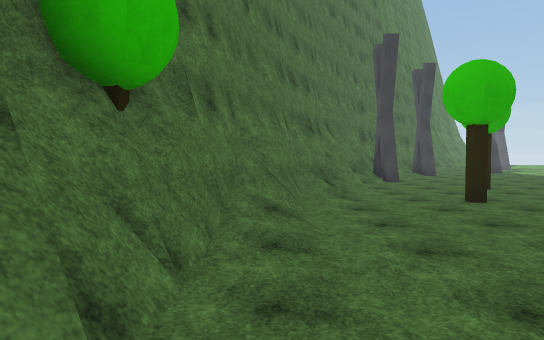
view 1 (above)

24 first-person views from a walk through a scene from a Unity 3-D project. The camera is 1.5 m above the floor, tilts 2° down and sees 70° across. The floor is counted in squares, 2 m on a side. Each view is taken from the middle of a square. On the plan, view 1 faces up. The plan holds only what a view shows up to about 12 squares ahead; the rest is blank. The place goes on beyond the plan. The player is left out. Some surface patterns are stand-ins.

view 2
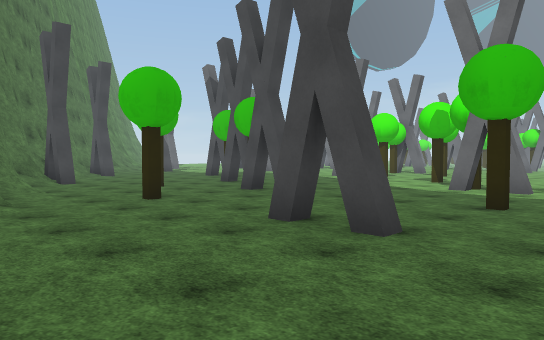

view 3
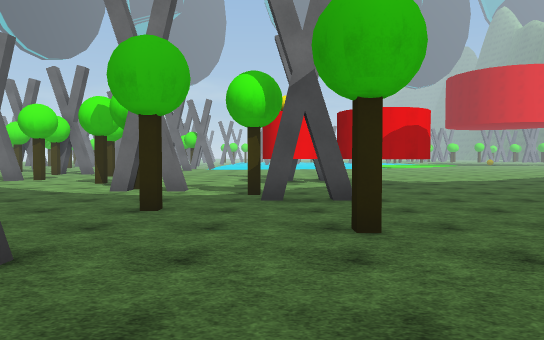

view 4
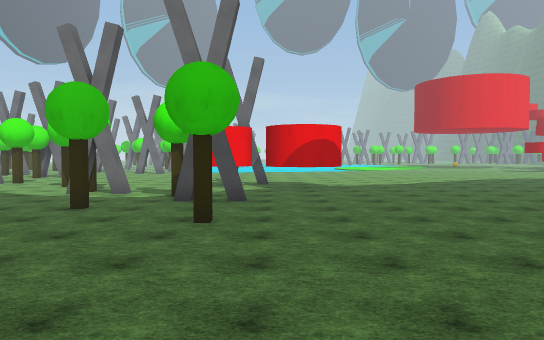

view 5
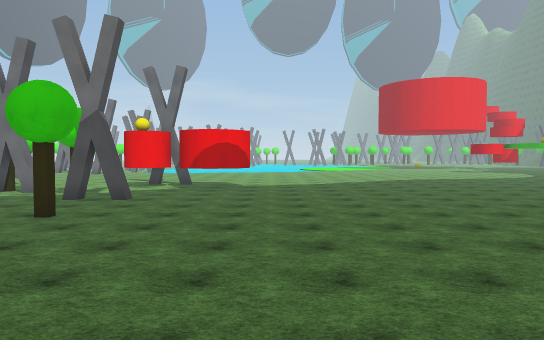

view 6
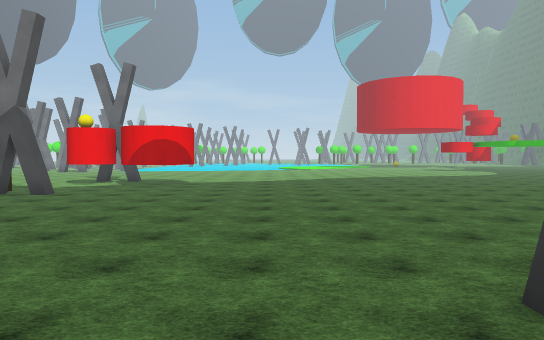

view 7
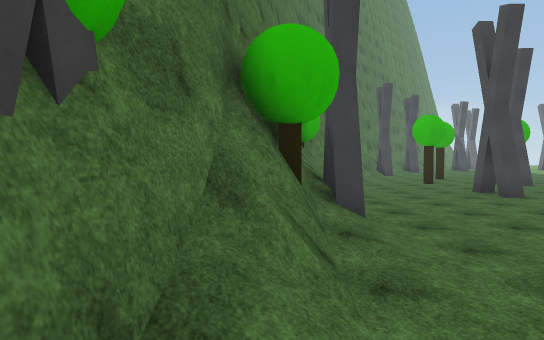

view 8
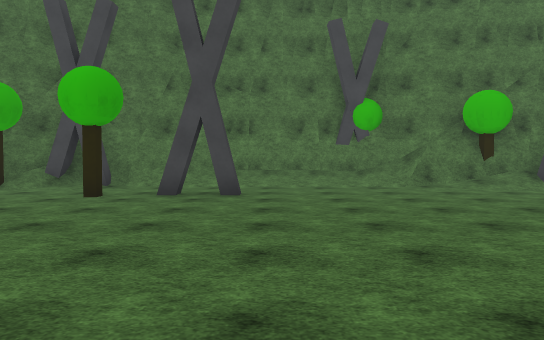

view 9
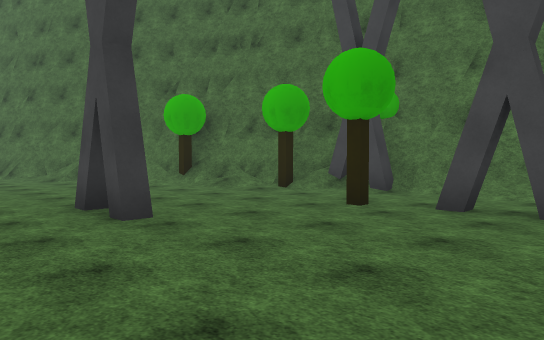

view 10
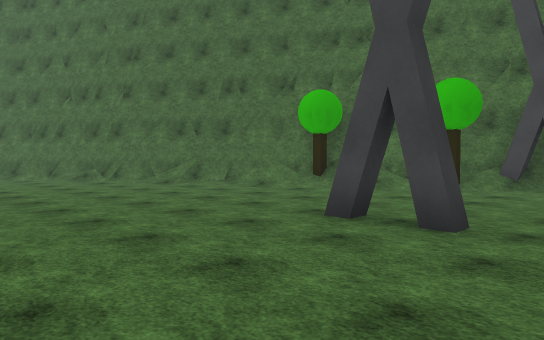

view 11
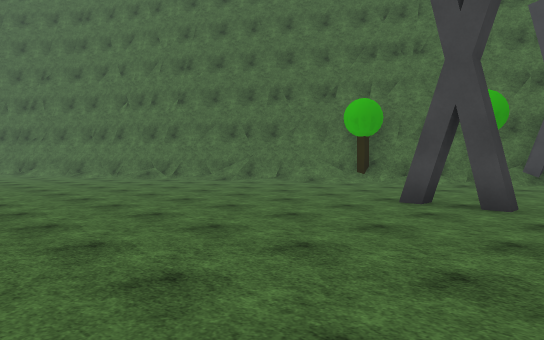

view 12
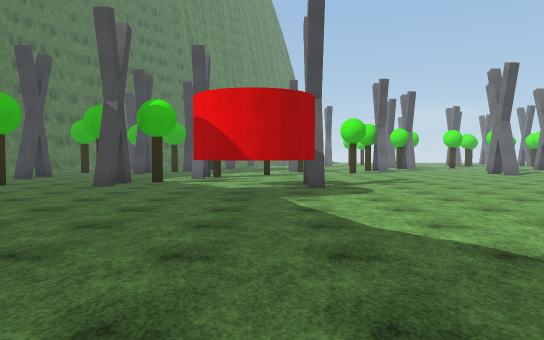

view 13
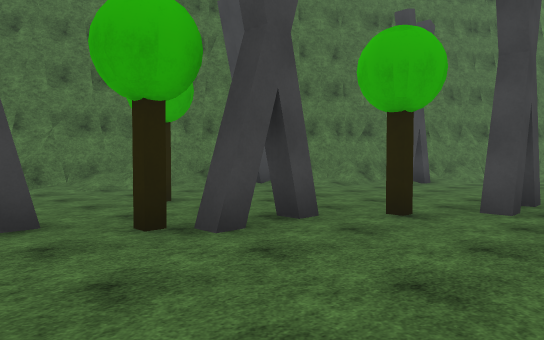

view 14
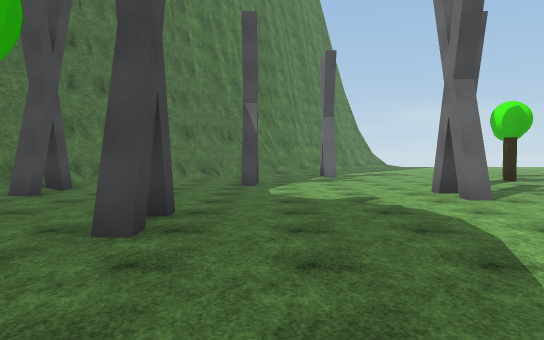

view 15
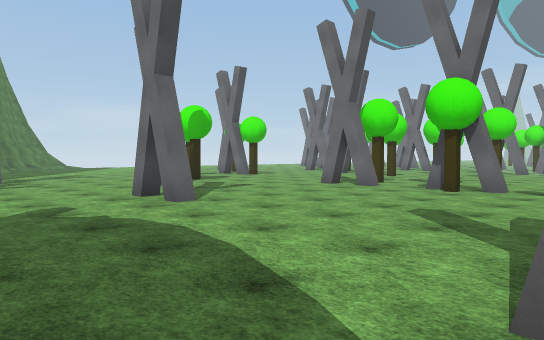

view 16
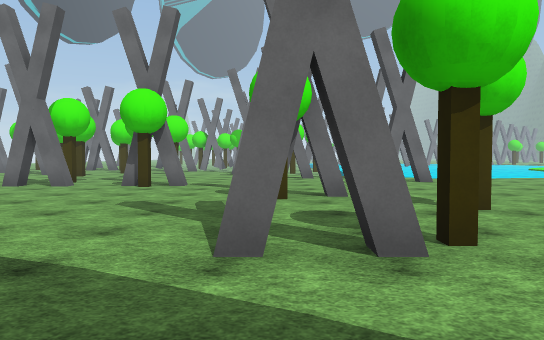

view 17
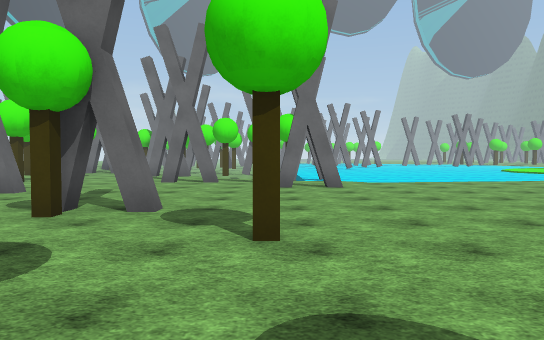

view 18
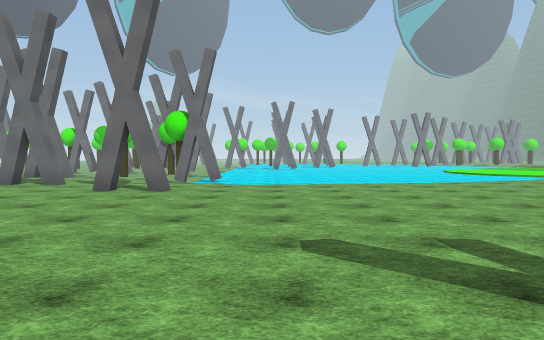

view 19
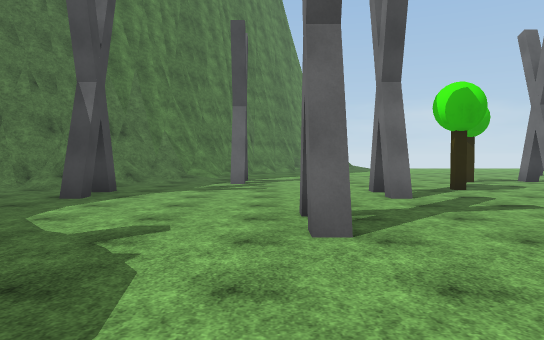

view 20
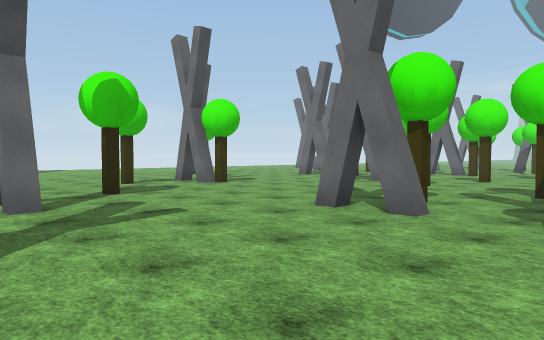

view 21
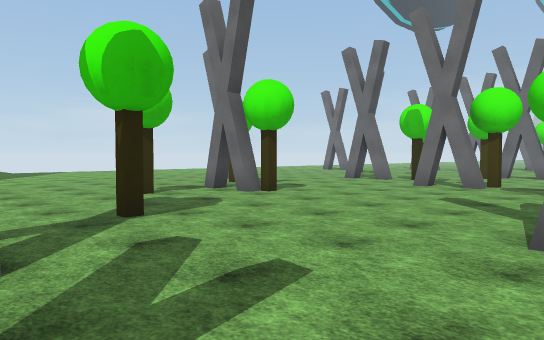

view 22
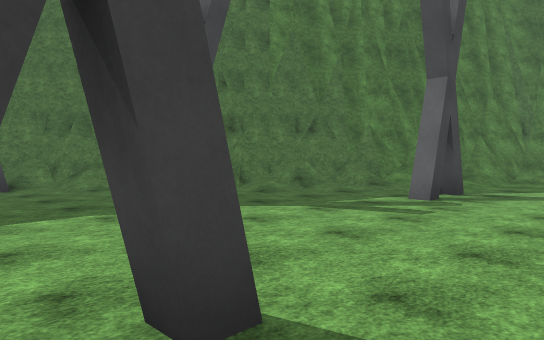

view 23
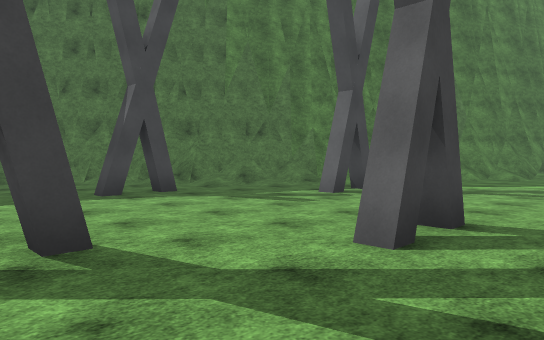

view 24
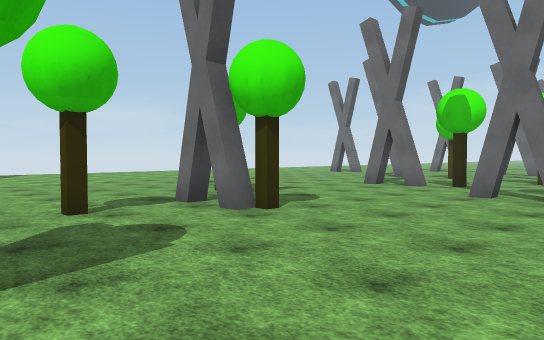

### Floor plan
Key: @ floor where view 1 was taken; # wall or solid block; x gap in a wall; . main floor; - floor 0.25 m lower than the main floor; / step, stairs or slope; = window, fence, low wall or low ledge; B green ball; O other object.
Columns run from 3 left of view 1 to 25 right of it. Each row starts with its distance up from view 1.
 24              ##/.... .....O
 23             ##//#............
 22            ##//.#......B.#...
 21            #=/...........B...
 20           ##/........B.......
 19          ##/.#.....#.........
 18         ##/..#.....#.........
 17        ##=/..................
 16        ###........#.........B
 15       ##//........#....#B....
 14       #//..............x.....
 13      ###.....#.........x..B
 12     ##/#.....#.........B....
 11     ##/.....B...............
 10     #/....................
  9    ##/..B..x....#...B.....#..
  8    ##.....B#....#...#.....#..
  7   ##/..B.#..................
  6   ##/....#.........B........
  5   #/...........B ........#..
  4   #/............ ........../
  3  ##/...#.....B.  ..........
  2  ##....#.B...#............./
  1   /........................-
  0   /@.......#B..#...........-
 -1  ##.....B..#...##...........
 -2  #/...........###...........
 -3 ##/...........###..... .....
 -4 ##............##.....   ....
 -5 #/..................      ..
 -6 #/..................
 -7 #/.................
 -8 #/................
 -9 #/.#..............
-10 #/.#...........
-11 ##..B......... .
-12 ##............
-13  #/....#......
-14  #B...........
-15  ##...........
-16   #=.........
-17   #B/........
-18   ##/........
-19    ##/.......
-20     #=......
-21     ##......
-22      ##.....
-23       #/....

Positions as (right, up) in squares from view 1, and headings:
1: (0, 0), facing up
2: (0, 0), facing up-right
3: (1, 0), facing right
4: (-1, -2), facing right
5: (-2, -5), facing right
6: (-2, -7), facing right
7: (-2, -7), facing up
8: (8, -8), facing left
9: (6, -8), facing down-left
10: (8, -11), facing down-left
11: (10, -11), facing down-left
12: (12, -11), facing up
13: (11, 6), facing up-left
14: (11, 8), facing up
15: (11, 9), facing up-right
16: (10, 9), facing right
17: (12, 6), facing right
18: (13, 2), facing right
19: (14, 11), facing up
20: (15, 12), facing up-right
21: (16, 15), facing up-right
22: (16, 15), facing up-left
23: (18, 15), facing up-left
24: (18, 17), facing up-right
